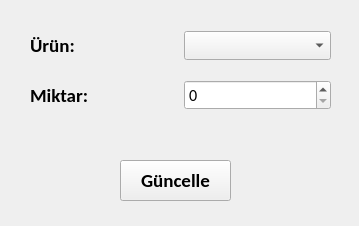
<?xml version="1.0" encoding="UTF-8"?>
<ui version="4.0">
 <class>Form</class>
 <widget class="QWidget" name="Form">
  <property name="geometry">
   <rect>
    <x>0</x>
    <y>0</y>
    <width>359</width>
    <height>226</height>
   </rect>
  </property>
  <property name="windowTitle">
   <string>Stok Güncelle</string>
  </property>
  <widget class="QWidget" name="horizontalLayoutWidget">
   <property name="geometry">
    <rect>
     <x>30</x>
     <y>20</y>
     <width>301</width>
     <height>51</height>
    </rect>
   </property>
   <layout class="QHBoxLayout" name="horizontalLayout">
    <item>
     <widget class="QLabel" name="label">
      <property name="font">
       <font>
        <family>Calibri</family>
        <pointsize>14</pointsize>
        <weight>75</weight>
        <bold>true</bold>
       </font>
      </property>
      <property name="text">
       <string>Ürün:</string>
      </property>
     </widget>
    </item>
    <item>
     <widget class="QComboBox" name="urunBox">
      <property name="font">
       <font>
        <family>Calibri</family>
        <pointsize>12</pointsize>
        <weight>50</weight>
        <bold>false</bold>
       </font>
      </property>
      <property name="layoutDirection">
       <enum>Qt::LeftToRight</enum>
      </property>
     </widget>
    </item>
   </layout>
  </widget>
  <widget class="QWidget" name="horizontalLayoutWidget_2">
   <property name="geometry">
    <rect>
     <x>30</x>
     <y>70</y>
     <width>301</width>
     <height>51</height>
    </rect>
   </property>
   <layout class="QHBoxLayout" name="horizontalLayout_2">
    <item>
     <widget class="QLabel" name="label_2">
      <property name="font">
       <font>
        <family>Calibri</family>
        <pointsize>14</pointsize>
        <weight>75</weight>
        <bold>true</bold>
       </font>
      </property>
      <property name="text">
       <string>Miktar:</string>
      </property>
     </widget>
    </item>
    <item>
     <widget class="QSpinBox" name="miktarBox">
      <property name="font">
       <font>
        <family>Calibri</family>
        <pointsize>12</pointsize>
       </font>
      </property>
      <property name="maximum">
       <number>99999</number>
      </property>
     </widget>
    </item>
   </layout>
  </widget>
  <widget class="QPushButton" name="guncelleButon">
   <property name="geometry">
    <rect>
     <x>120</x>
     <y>160</y>
     <width>111</width>
     <height>41</height>
    </rect>
   </property>
   <property name="font">
    <font>
     <family>Calibri</family>
     <pointsize>14</pointsize>
     <weight>75</weight>
     <bold>true</bold>
    </font>
   </property>
   <property name="text">
    <string>Güncelle</string>
   </property>
  </widget>
 </widget>
 <resources/>
 <connections/>
</ui>
